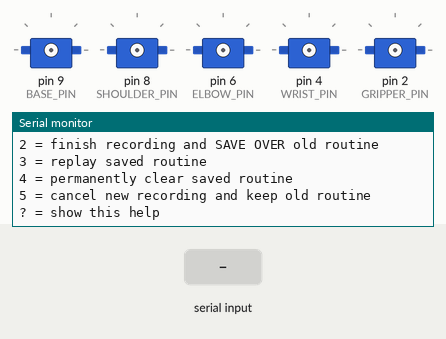
Bench run of a sketch on a simulated Arduino Uno, built with avr-gcc and run on an emulated ATmega328P. Shown: 5 × servo, the last lines printed to the serial monitor. The inputs (shaded band) are chosen by the test bench. EEPROM starts erased.

Above: at 1.2 s.
1.3 s: "0\n" received over Serial
At 1.8 s:
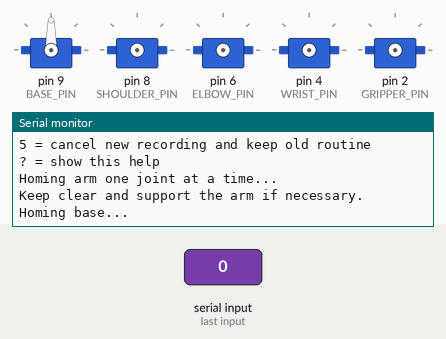
7.3 s: byte 48 ('0') received over Serial
8.8 s: byte 49 ('1') received over Serial
At 9.5 s:
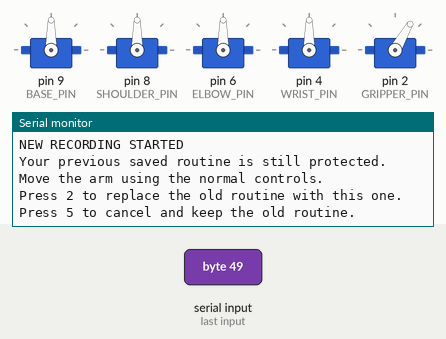
10.3 s: byte 50 ('2') received over Serial
At 11.3 s:
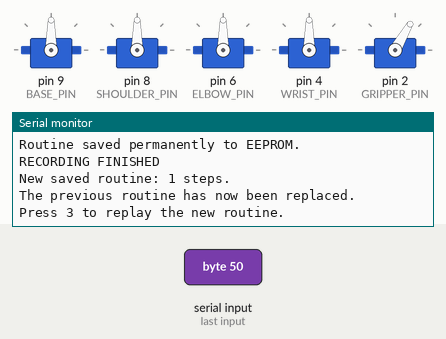
11.8 s: byte 51 ('3') received over Serial
At 12.7 s:
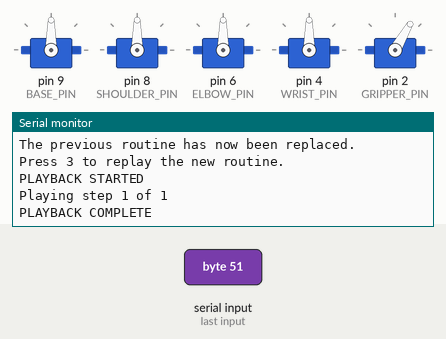
13.3 s: byte 52 ('4') received over Serial
At 14.5 s:
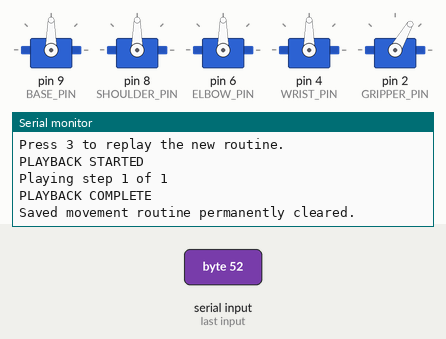

The sketch:

robot_v2_recplay_V2.ino.ino
```cpp
#include <Servo.h>
#include <EEPROM.h>

Servo baseServo;
Servo shoulderServo;
Servo elbowServo;
Servo wristServo;
Servo gripperServo;

// ------------------------------------------------------------
// Arduino signal pins
// ------------------------------------------------------------
constexpr uint8_t BASE_PIN     = 9;
constexpr uint8_t SHOULDER_PIN = 8;
constexpr uint8_t ELBOW_PIN    = 6;
constexpr uint8_t WRIST_PIN    = 4;
constexpr uint8_t GRIPPER_PIN  = 2;

// ------------------------------------------------------------
// Home positions
// ------------------------------------------------------------
constexpr int BASE_HOME     = 90;
constexpr int SHOULDER_HOME = 90;
constexpr int ELBOW_HOME    = 90;
constexpr int WRIST_HOME    = 90;
constexpr int GRIPPER_HOME  = 60;

// Current commanded positions.
int baseAngle     = BASE_HOME;
int shoulderAngle = SHOULDER_HOME;
int elbowAngle    = ELBOW_HOME;
int wristAngle    = WRIST_HOME;
int gripperAngle  = GRIPPER_HOME;

// ------------------------------------------------------------
// Safe movement limits
// ------------------------------------------------------------
constexpr int BASE_MIN     = 10;
constexpr int BASE_MAX     = 170;

constexpr int SHOULDER_MIN = 25;
constexpr int SHOULDER_MAX = 165;

constexpr int ELBOW_MIN    = 20;
constexpr int ELBOW_MAX    = 166;

constexpr int WRIST_MIN    = 15;
constexpr int WRIST_MAX    = 165;

constexpr int GRIPPER_MIN  = 25;
constexpr int GRIPPER_MAX  = 175;

// Movement per key press.
constexpr int STEP_SIZE = 5;

// Time between recorded steps during playback.
constexpr unsigned long PLAYBACK_STEP_DELAY = 120;

// ------------------------------------------------------------
// Record / playback storage
// ------------------------------------------------------------
struct ArmPosition {
  uint8_t base;
  uint8_t shoulder;
  uint8_t elbow;
  uint8_t wrist;
  uint8_t gripper;
};

constexpr uint16_t MAX_RECORD_STEPS = 150;

ArmPosition recordedMoves[MAX_RECORD_STEPS];

// Number of steps in the LAST COMPLETED/SAVED routine.
uint16_t recordedMoveCount = 0;

// Number of steps in the routine CURRENTLY BEING RECORDED.
uint16_t newRecordingMoveCount = 0;

bool armHomed = false;
bool recording = false;
bool playingBack = false;

// ------------------------------------------------------------
// EEPROM layout
//
// 0      magic byte 1
// 1      magic byte 2
// 2      format version
// 3-4    number of saved steps (uint16_t)
// 5-6    checksum (uint16_t)
// 7...   recorded ArmPosition data
//
// 150 positions x 5 bytes = 750 bytes, which fits in the
// Arduino Uno's 1 KB EEPROM.
// ------------------------------------------------------------
constexpr int EEPROM_MAGIC1_ADDR   = 0;
constexpr int EEPROM_MAGIC2_ADDR   = 1;
constexpr int EEPROM_VERSION_ADDR  = 2;
constexpr int EEPROM_COUNT_ADDR    = 3;
constexpr int EEPROM_CHECKSUM_ADDR = 5;
constexpr int EEPROM_DATA_ADDR     = 7;

constexpr uint8_t EEPROM_MAGIC1  = 'M';
constexpr uint8_t EEPROM_MAGIC2  = 'R';
constexpr uint8_t EEPROM_VERSION = 1;

// ------------------------------------------------------------
// Forward declarations
// ------------------------------------------------------------
void stopRecording();

// ------------------------------------------------------------
// Calculate a simple checksum for a completed routine
// ------------------------------------------------------------
uint16_t calculateChecksum(uint16_t count) {
  uint16_t checksum = count;

  for (uint16_t i = 0; i < count; i++) {
    checksum = static_cast<uint16_t>((checksum * 31U) + recordedMoves[i].base);
    checksum = static_cast<uint16_t>((checksum * 31U) + recordedMoves[i].shoulder);
    checksum = static_cast<uint16_t>((checksum * 31U) + recordedMoves[i].elbow);
    checksum = static_cast<uint16_t>((checksum * 31U) + recordedMoves[i].wrist);
    checksum = static_cast<uint16_t>((checksum * 31U) + recordedMoves[i].gripper);
  }

  return checksum;
}

// ------------------------------------------------------------
// Validate a position loaded from EEPROM
// ------------------------------------------------------------
bool positionIsValid(const ArmPosition &position) {
  return
    position.base     >= BASE_MIN     && position.base     <= BASE_MAX &&
    position.shoulder >= SHOULDER_MIN && position.shoulder <= SHOULDER_MAX &&
    position.elbow    >= ELBOW_MIN    && position.elbow    <= ELBOW_MAX &&
    position.wrist    >= WRIST_MIN    && position.wrist    <= WRIST_MAX &&
    position.gripper  >= GRIPPER_MIN  && position.gripper  <= GRIPPER_MAX;
}

// ------------------------------------------------------------
// Save the completed routine into EEPROM
// ------------------------------------------------------------
void saveRecordingToEEPROM() {
  if (recordedMoveCount == 0 || recordedMoveCount > MAX_RECORD_STEPS) {
    return;
  }

  // Save the movement data.
  for (uint16_t i = 0; i < recordedMoveCount; i++) {
    int address = EEPROM_DATA_ADDR + (i * sizeof(ArmPosition));
    EEPROM.put(address, recordedMoves[i]);
  }

  uint16_t checksum = calculateChecksum(recordedMoveCount);

  // Save metadata.
  EEPROM.put(EEPROM_COUNT_ADDR, recordedMoveCount);
  EEPROM.put(EEPROM_CHECKSUM_ADDR, checksum);
  EEPROM.update(EEPROM_VERSION_ADDR, EEPROM_VERSION);
  EEPROM.update(EEPROM_MAGIC2_ADDR, EEPROM_MAGIC2);
  EEPROM.update(EEPROM_MAGIC1_ADDR, EEPROM_MAGIC1);

  Serial.println(F("Routine saved permanently to EEPROM."));
}

// ------------------------------------------------------------
// Load the last completed routine from EEPROM
// ------------------------------------------------------------
bool loadRecordingFromEEPROM() {
  if (EEPROM.read(EEPROM_MAGIC1_ADDR) != EEPROM_MAGIC1 ||
      EEPROM.read(EEPROM_MAGIC2_ADDR) != EEPROM_MAGIC2 ||
      EEPROM.read(EEPROM_VERSION_ADDR) != EEPROM_VERSION) {
    recordedMoveCount = 0;
    return false;
  }

  uint16_t savedCount = 0;
  uint16_t savedChecksum = 0;

  EEPROM.get(EEPROM_COUNT_ADDR, savedCount);
  EEPROM.get(EEPROM_CHECKSUM_ADDR, savedChecksum);

  if (savedCount == 0 || savedCount > MAX_RECORD_STEPS) {
    recordedMoveCount = 0;
    return false;
  }

  for (uint16_t i = 0; i < savedCount; i++) {
    int address = EEPROM_DATA_ADDR + (i * sizeof(ArmPosition));
    EEPROM.get(address, recordedMoves[i]);

    if (!positionIsValid(recordedMoves[i])) {
      recordedMoveCount = 0;
      return false;
    }
  }

  recordedMoveCount = savedCount;

  if (calculateChecksum(recordedMoveCount) != savedChecksum) {
    recordedMoveCount = 0;
    return false;
  }

  return true;
}

// ------------------------------------------------------------
// Permanently clear the saved EEPROM routine
// ------------------------------------------------------------
void clearEEPROMRecording() {
  EEPROM.update(EEPROM_MAGIC1_ADDR, 0);
  EEPROM.update(EEPROM_MAGIC2_ADDR, 0);
  EEPROM.update(EEPROM_VERSION_ADDR, 0);
}

// ------------------------------------------------------------
// Servo movement helper
// ------------------------------------------------------------
void moveServo(
  Servo &servo,
  int &angle,
  int amount,
  int minimumAngle,
  int maximumAngle
) {
  angle = constrain(angle + amount, minimumAngle, maximumAngle);
  servo.write(angle);
}

// ------------------------------------------------------------
// Print current joint angles
// ------------------------------------------------------------
void printAngles() {
  Serial.print(F("Base: "));
  Serial.print(baseAngle);

  Serial.print(F("  Shoulder: "));
  Serial.print(shoulderAngle);

  Serial.print(F("  Elbow: "));
  Serial.print(elbowAngle);

  Serial.print(F("  Wrist: "));
  Serial.print(wristAngle);

  Serial.print(F("  Gripper: "));
  Serial.println(gripperAngle);
}

// ------------------------------------------------------------
// Print controls
// ------------------------------------------------------------
void printHelp() {
  Serial.println();
  Serial.println(F("======================================"));
  Serial.println(F("        5-AXIS ROBOT ARM V2"));
  Serial.println(F("======================================"));
  Serial.println();
  Serial.println(F("0 = home arm"));
  Serial.println();
  Serial.println(F("MANUAL MOVEMENT"));
  Serial.println(F("A / D = base"));
  Serial.println(F("W / S = shoulder"));
  Serial.println(F("R / F = elbow"));
  Serial.println(F("T / G = wrist"));
  Serial.println(F("Y / H = gripper"));
  Serial.println();
  Serial.println(F("P = print current angles"));
  Serial.println();
  Serial.println(F("RECORD / PLAYBACK"));
  Serial.println(F("1 = start a NEW recording"));
  Serial.println(F("2 = finish recording and SAVE OVER old routine"));
  Serial.println(F("3 = replay saved routine"));
  Serial.println(F("4 = permanently clear saved routine"));
  Serial.println(F("5 = cancel new recording and keep old routine"));
  Serial.println(F("? = show this help"));
  Serial.println();
}

// ------------------------------------------------------------
// Store the current complete arm position in the NEW routine
// ------------------------------------------------------------
bool saveCurrentPosition() {
  if (!recording) {
    return false;
  }

  if (newRecordingMoveCount >= MAX_RECORD_STEPS) {
    Serial.println();
    Serial.println(F("Recording memory is full."));
    Serial.println(F("Saving this routine automatically..."));

    stopRecording();
    return false;
  }

  recordedMoves[newRecordingMoveCount].base =
    static_cast<uint8_t>(baseAngle);

  recordedMoves[newRecordingMoveCount].shoulder =
    static_cast<uint8_t>(shoulderAngle);

  recordedMoves[newRecordingMoveCount].elbow =
    static_cast<uint8_t>(elbowAngle);

  recordedMoves[newRecordingMoveCount].wrist =
    static_cast<uint8_t>(wristAngle);

  recordedMoves[newRecordingMoveCount].gripper =
    static_cast<uint8_t>(gripperAngle);

  newRecordingMoveCount++;

  Serial.print(F("Recorded step "));
  Serial.println(newRecordingMoveCount);

  return true;
}

// ------------------------------------------------------------
// Start a new recording.
//
// IMPORTANT:
// The previous completed routine is NOT erased here.
// It remains in EEPROM until command 2 finishes the new recording.
// ------------------------------------------------------------
void startRecording() {
  if (!armHomed) {
    Serial.println(F("Press 0 to home the arm first."));
    return;
  }

  if (playingBack) {
    Serial.println(F("Cannot record during playback."));
    return;
  }

  if (recording) {
    Serial.println(F("A recording is already in progress."));
    Serial.println(F("Press 2 to save it or 5 to cancel it."));
    return;
  }

  newRecordingMoveCount = 0;
  recording = true;

  // Save the starting position as the first step of the new routine.
  saveCurrentPosition();

  Serial.println();
  Serial.println(F("NEW RECORDING STARTED"));
  Serial.println(F("Your previous saved routine is still protected."));
  Serial.println(F("Move the arm using the normal controls."));
  Serial.println(F("Press 2 to replace the old routine with this one."));
  Serial.println(F("Press 5 to cancel and keep the old routine."));
}

// ------------------------------------------------------------
// Finish the new recording and overwrite the previous saved routine
// ------------------------------------------------------------
void stopRecording() {
  if (!recording) {
    Serial.println(F("Recording is not currently active."));
    return;
  }

  recording = false;

  if (newRecordingMoveCount == 0) {
    Serial.println(F("No new positions were recorded."));
    loadRecordingFromEEPROM();
    return;
  }

  // The new routine now becomes the completed routine.
  recordedMoveCount = newRecordingMoveCount;
  newRecordingMoveCount = 0;

  saveRecordingToEEPROM();

  Serial.println();
  Serial.println(F("RECORDING FINISHED"));
  Serial.print(F("New saved routine: "));
  Serial.print(recordedMoveCount);
  Serial.println(F(" steps."));
  Serial.println(F("The previous routine has now been replaced."));
  Serial.println(F("Press 3 to replay the new routine."));
}

// ------------------------------------------------------------
// Cancel a recording and restore the previous completed routine
// ------------------------------------------------------------
void cancelRecording() {
  if (!recording) {
    Serial.println(F("There is no recording to cancel."));
    return;
  }

  recording = false;
  newRecordingMoveCount = 0;

  bool restored = loadRecordingFromEEPROM();

  Serial.println();
  Serial.println(F("NEW RECORDING CANCELLED"));

  if (restored) {
    Serial.print(F("Previous routine restored: "));
    Serial.print(recordedMoveCount);
    Serial.println(F(" steps."));
  } else {
    Serial.println(F("There was no previous saved routine."));
  }
}

// ------------------------------------------------------------
// Permanently clear the saved movement sequence
// ------------------------------------------------------------
void clearRecording() {
  if (playingBack) {
    Serial.println(F("Cannot clear while playback is running."));
    return;
  }

  recording = false;
  newRecordingMoveCount = 0;
  recordedMoveCount = 0;

  clearEEPROMRecording();

  Serial.println();
  Serial.println(F("Saved movement routine permanently cleared."));
}

// ------------------------------------------------------------
// Move all five servos to a stored position
// ------------------------------------------------------------
void moveToRecordedPosition(const ArmPosition &position) {
  baseAngle = constrain(
    static_cast<int>(position.base),
    BASE_MIN,
    BASE_MAX
  );

  shoulderAngle = constrain(
    static_cast<int>(position.shoulder),
    SHOULDER_MIN,
    SHOULDER_MAX
  );

  elbowAngle = constrain(
    static_cast<int>(position.elbow),
    ELBOW_MIN,
    ELBOW_MAX
  );

  wristAngle = constrain(
    static_cast<int>(position.wrist),
    WRIST_MIN,
    WRIST_MAX
  );

  gripperAngle = constrain(
    static_cast<int>(position.gripper),
    GRIPPER_MIN,
    GRIPPER_MAX
  );

  baseServo.write(baseAngle);
  shoulderServo.write(shoulderAngle);
  elbowServo.write(elbowAngle);
  wristServo.write(wristAngle);
  gripperServo.write(gripperAngle);
}

// ------------------------------------------------------------
// Replay the completed saved routine
// ------------------------------------------------------------
void replayRecording() {
  if (!armHomed) {
    Serial.println(F("Press 0 to home the arm first."));
    return;
  }

  if (recording) {
    Serial.println(F("A new recording is in progress."));
    Serial.println(F("Press 2 to save it or 5 to cancel it first."));
    return;
  }

  if (recordedMoveCount == 0) {
    Serial.println(F("There is no saved routine to replay."));
    return;
  }

  playingBack = true;

  Serial.println();
  Serial.println(F("PLAYBACK STARTED"));

  for (uint16_t i = 0; i < recordedMoveCount; i++) {
    moveToRecordedPosition(recordedMoves[i]);

    Serial.print(F("Playing step "));
    Serial.print(i + 1);
    Serial.print(F(" of "));
    Serial.println(recordedMoveCount);

    delay(PLAYBACK_STEP_DELAY);
  }

  playingBack = false;

  Serial.println(F("PLAYBACK COMPLETE"));
  Serial.println();
}

// ------------------------------------------------------------
// Home the arm
// ------------------------------------------------------------
void homeArm() {
  Serial.println();
  Serial.println(F("Homing arm one joint at a time..."));
  Serial.println(F("Keep clear and support the arm if necessary."));

  Serial.println(F("Homing base..."));
  baseServo.write(BASE_HOME);
  baseServo.attach(BASE_PIN);
  delay(1500);

  Serial.println(F("Homing shoulder..."));
  shoulderServo.write(SHOULDER_HOME);
  shoulderServo.attach(SHOULDER_PIN);
  delay(1500);

  Serial.println(F("Homing elbow..."));
  elbowServo.write(ELBOW_HOME);
  elbowServo.attach(ELBOW_PIN);
  delay(1500);

  Serial.println(F("Homing wrist..."));
  wristServo.write(WRIST_HOME);
  wristServo.attach(WRIST_PIN);
  delay(1500);

  Serial.println(F("Homing gripper..."));
  gripperServo.write(GRIPPER_HOME);
  gripperServo.attach(GRIPPER_PIN);
  delay(1500);

  baseAngle     = BASE_HOME;
  shoulderAngle = SHOULDER_HOME;
  elbowAngle    = ELBOW_HOME;
  wristAngle    = WRIST_HOME;
  gripperAngle  = GRIPPER_HOME;

  armHomed = true;

  Serial.println();
  Serial.println(F("Homing complete."));
  Serial.println(F("Arm controls are now enabled."));
  printAngles();
}

// ------------------------------------------------------------
// Setup
// ------------------------------------------------------------
void setup() {
  Serial.begin(115200);

  Serial.println();
  Serial.println(F("Robot arm controller ready."));

  // Load the last completed routine from the Uno's EEPROM.
  if (loadRecordingFromEEPROM()) {
    Serial.print(F("Saved routine found: "));
    Serial.print(recordedMoveCount);
    Serial.println(F(" steps."));
    Serial.println(F("It will remain saved until you record over it or clear it."));
  } else {
    Serial.println(F("No saved routine found."));
  }

  Serial.println(F("Press 0 to home the arm."));
  Serial.println(F("Movement controls are disabled until homing is complete."));

  printHelp();
}

// ------------------------------------------------------------
// Main loop
// ------------------------------------------------------------
void loop() {
  if (Serial.available() == 0) {
    return;
  }

  char command = Serial.read();

  // Ignore Serial Monitor line endings and harmless whitespace.
  if (command == '\r' || command == '\n' ||
      command == ' '  || command == '\t') {
    return;
  }

  // Convert uppercase letters to lowercase.
  if (command >= 'A' && command <= 'Z') {
    command += 'a' - 'A';
  }

  if (command == '?') {
    printHelp();
    return;
  }

  if (command == '0') {
    if (!armHomed) {
      homeArm();
    } else {
      Serial.println(F("Arm is already homed."));
    }
    return;
  }

  if (command == 'p') {
    if (armHomed) {
      printAngles();
    } else {
      Serial.println(F("Arm has not been homed yet."));
    }
    return;
  }

  if (command == '1') {
    startRecording();
    return;
  }

  if (command == '2') {
    stopRecording();
    return;
  }

  if (command == '3') {
    replayRecording();
    return;
  }

  if (command == '4') {
    clearRecording();
    return;
  }

  if (command == '5') {
    cancelRecording();
    return;
  }

  if (!armHomed) {
    Serial.println(F("Press 0 to home the arm first."));
    return;
  }

  if (playingBack) {
    return;
  }

  bool armMoved = false;

  switch (command) {
    case 'a':
      moveServo(baseServo, baseAngle, -STEP_SIZE, BASE_MIN, BASE_MAX);
      armMoved = true;
      break;

    case 'd':
      moveServo(baseServo, baseAngle, STEP_SIZE, BASE_MIN, BASE_MAX);
      armMoved = true;
      break;

    case 'w':
      moveServo(shoulderServo, shoulderAngle, STEP_SIZE, SHOULDER_MIN, SHOULDER_MAX);
      armMoved = true;
      break;

    case 's':
      moveServo(shoulderServo, shoulderAngle, -STEP_SIZE, SHOULDER_MIN, SHOULDER_MAX);
      armMoved = true;
      break;

    case 'r':
      moveServo(elbowServo, elbowAngle, STEP_SIZE, ELBOW_MIN, ELBOW_MAX);
      armMoved = true;
      break;

    case 'f':
      moveServo(elbowServo, elbowAngle, -STEP_SIZE, ELBOW_MIN, ELBOW_MAX);
      armMoved = true;
      break;

    case 't':
      moveServo(wristServo, wristAngle, STEP_SIZE, WRIST_MIN, WRIST_MAX);
      armMoved = true;
      break;

    case 'g':
      moveServo(wristServo, wristAngle, -STEP_SIZE, WRIST_MIN, WRIST_MAX);
      armMoved = true;
      break;

    case 'y':
      moveServo(gripperServo, gripperAngle, STEP_SIZE, GRIPPER_MIN, GRIPPER_MAX);
      armMoved = true;
      break;

    case 'h':
      moveServo(gripperServo, gripperAngle, -STEP_SIZE, GRIPPER_MIN, GRIPPER_MAX);
      armMoved = true;
      break;

    default:
      Serial.println(F("Unknown command. Press ? for help."));
      return;
  }

  if (armMoved && recording) {
    saveCurrentPosition();
  }
}
```

Measured:
- after the input at 1.3 s, the serial monitor: prints a new line at once (image 1)
- after the input at 8.8 s, the serial monitor: prints a new line at once (image 2)
- after the input at 10.3 s, the serial monitor: prints a new line at once (image 3)
- after the input at 11.8 s, the serial monitor: prints a new line at once (image 4)
- after the input at 13.3 s, the serial monitor: prints a new line at once (image 5)
